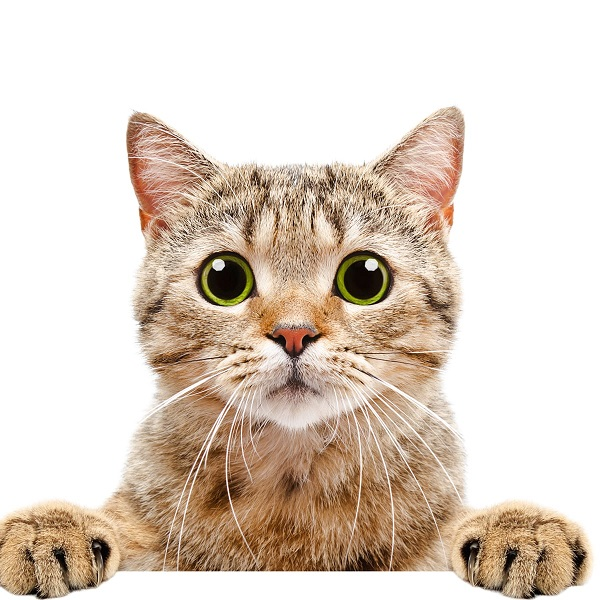
#> input picture animal-05.jpg, 600 x 600 px
$ python '흑백 중간에 칼라이미지.py'
#> lines starting #> are read from the running program, lines starting #| are printed output that depends on the picture
##흑백사진 중간에 색깔 이미지 붙이기
import cv2
import numpy as np
img=cv2.imread('animal-05.jpg',cv2.IMREAD_COLOR)
#> img is the input picture: shape (600, 600, 3); mean B, G, R 196.6, 208.9, 222.5
h,w=img.shape[:2]
#> h = 600; w = 600
img_gray=cv2.cvtColor(img,cv2.COLOR_BGR2GRAY)
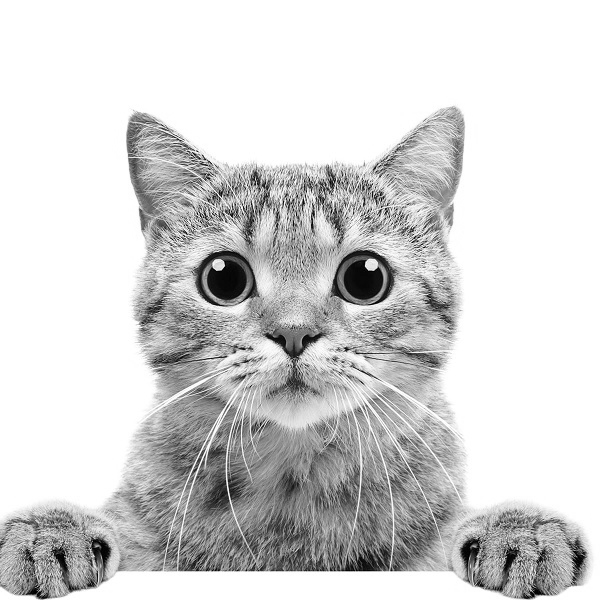
#> img_gray: shape (600, 600); min 0, max 255, mean 211.6
img_gray=cv2.cvtColor(img_gray,cv2.COLOR_GRAY2BGR)
#> img_gray: shape (600, 600, 3)


img_temp = img[int(h*0.25):int(h*0.75),int(w*0.25):int(w*0.75),:]
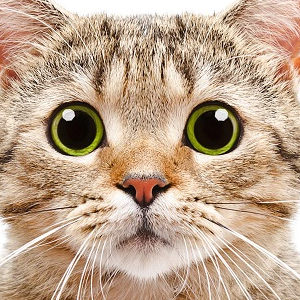
#> img_temp: shape (300, 300, 3); mean B, G, R 140.7, 163.9, 189.7
h1,w1=img_temp.shape[:2]
#> h1 = 300; w1 = 300

img_gray[int(h*0.25):int(h*0.75),int(w*0.25):int(w*0.75),:]=img_temp
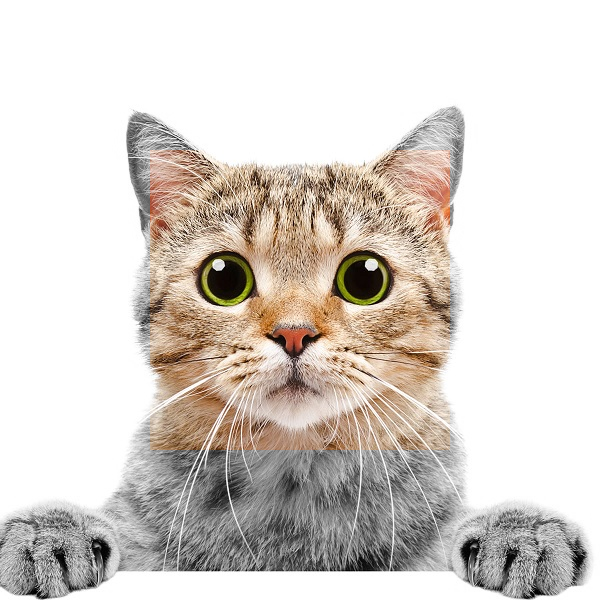
#> img_gray: shape (600, 600, 3); mean B, G, R 204.5, 210.3, 216.7


# a=cv2.hconcat([img,img_gray])
cv2.imshow("img",img_gray)

cv2.waitKey(0)
cv2.destroyAllWindows()

$ run again, with animal-01.jpg copied over animal-05.jpg
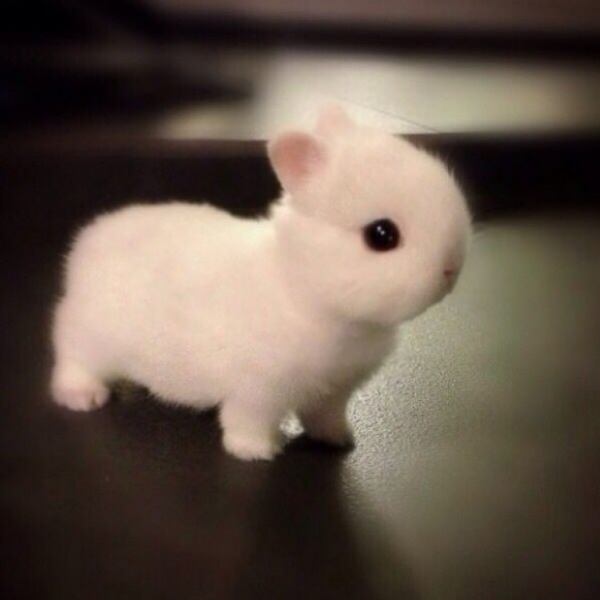
#> input picture animal-01.jpg, 600 x 600 px
#> img is the input picture: shape (600, 600, 3); mean B, G, R 74, 85.3, 99.3
#> `img_temp = img[int(h*0.25):int(h*0.75),int(w*0.25):int(w*0.75),:]`:
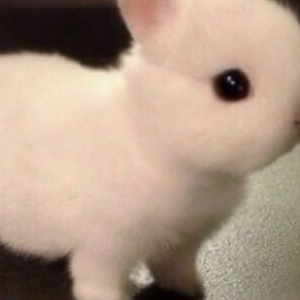
#> img_temp: shape (300, 300, 3); mean B, G, R 135.2, 152.6, 174.5
#> `img_gray[int(h*0.25):int(h*0.75),int(w*0.25):int(w*0.75),:]=img_temp`:
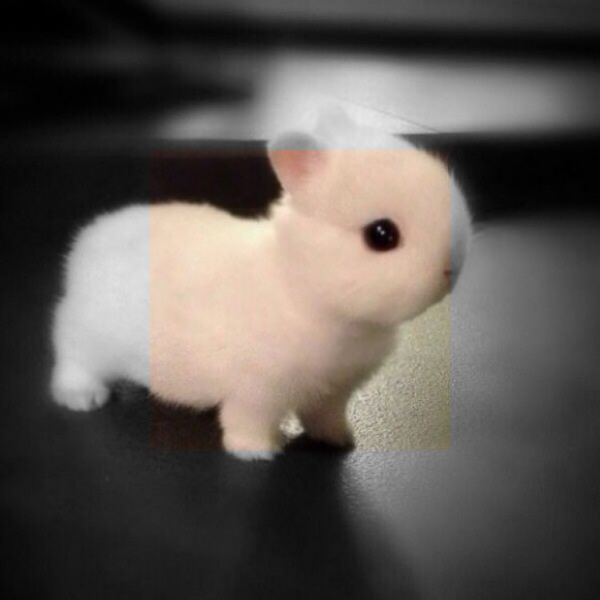
#> img_gray: shape (600, 600, 3); mean B, G, R 82.7, 87.1, 92.6

$ run again, with animal-03.jpg copied over animal-05.jpg
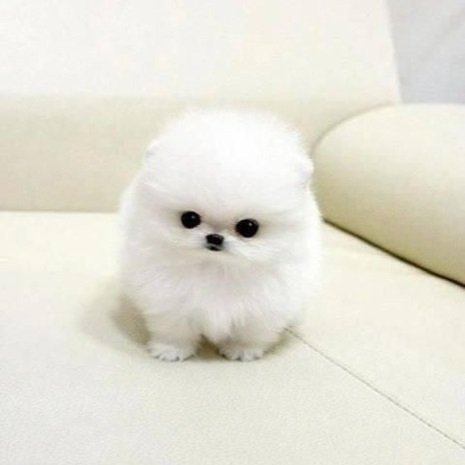
#> input picture animal-03.jpg, 465 x 465 px
#> img is the input picture: shape (465, 465, 3); mean B, G, R 215.6, 226.9, 229.2
#> `img_gray=cv2.cvtColor(img,cv2.COLOR_BGR2GRAY)`:
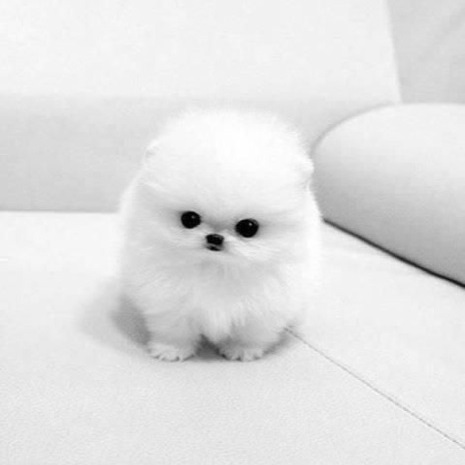
#> img_gray: shape (465, 465); min 0, max 255, mean 226.4
#> `img_temp = img[int(h*0.25):int(h*0.75),int(w*0.25):int(w*0.75),:]`:
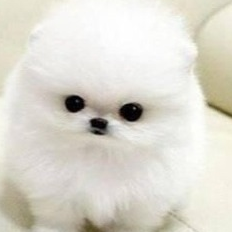
#> img_temp: shape (232, 232, 3); mean B, G, R 206.7, 216.8, 219.8

$ run again, with animal-04.jpg copied over animal-05.jpg
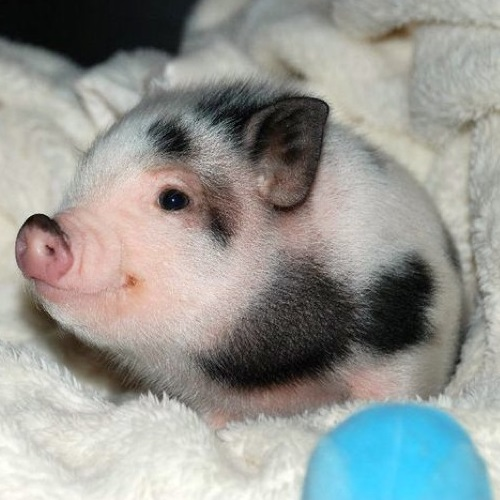
#> input picture animal-04.jpg, 500 x 500 px
#> img is the input picture: shape (500, 500, 3); mean B, G, R 146.4, 150.4, 148.3
#> `img_temp = img[int(h*0.25):int(h*0.75),int(w*0.25):int(w*0.75),:]`:
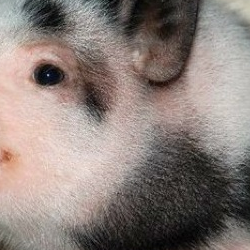
#> img_temp: shape (250, 250, 3); mean B, G, R 122.1, 127.1, 138.5
#> `img_gray[int(h*0.25):int(h*0.75),int(w*0.25):int(w*0.75),:]=img_temp`:
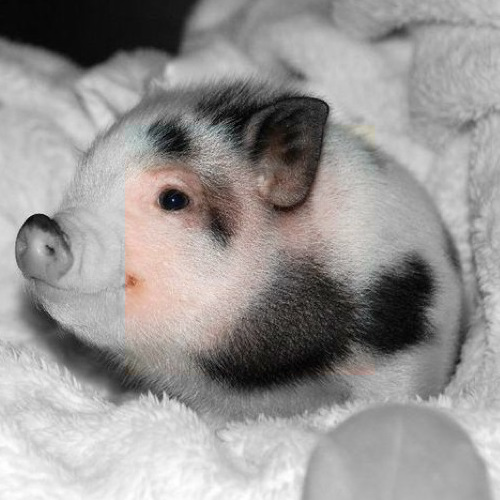
#> img_gray: shape (500, 500, 3); mean B, G, R 147.4, 148.6, 151.5
